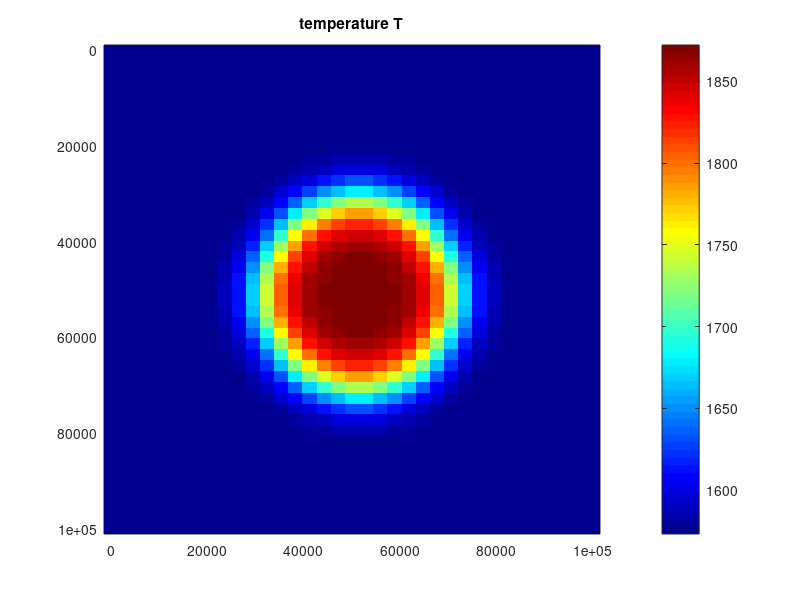

Here is the MATLAB script that generated this plot:
% 0 clear memory and figures
clear all % memory
clf % figures


% 1.1 define numerical model
xsize = 100000; % horizontal, in m
ysize = 100000; % vertical, in m
nx=35; % grid resolution in horizontal direction
ny=45;% grid resolution in vertical direction
k=3; % diffusivity
dx=xsize/(nx-1); % horizontal grid step in m
dy=ysize/(ny-1); % vertical grid step in m
xp=-dx/2:dx:xsize+dx/2;
yp=-dy/2:dy:ysize+dy/2;

% 2 Define sparse matrix L() and vector R()
N=(nx+1)*(ny+1)*3; % total number of unknowns
L=sparse(N, N); % coeff in the left side of equations
R=zeros(N,1); % values for the right hand side of eqns


RHOCP=sparse(ny+1, nx+1);
kRHOCP=sparse(ny+1, nx+1); % this is a matrix containing k/RHOCP
T=sparse(ny+1, nx+1);
for j=1:1:nx+1
    for i=1:1:ny+1
        radius = sqrt(((xsize+dx)/2-(j-1)*dx)^2 + ((ysize+dy)/2-dy*(i-1))^2);
        % sqrt(((xsize+dx)/2-xp(j))^2 + ((ysize+dy)/2-yp(i))^2); % distance from centre
        if (radius>= 20000)
            RHOCP(i, j) = 3300*1100; % density outside the radius of the plume
            T(i, j)=1573;
        else
            RHOCP(i, j) = 3200*1000; % density inside the plume
            T(i, j)=1873;
        end
        kRHOCP(i, j)=k/RHOCP(i, j);
    end
end

dt=dy^2/(4*max(max(kRHOCP))); % ny>nx => dy<dx => min is dy



for timestep=1:1:10


    % 3 composing global matrices
    for j=1:1:nx+1
        for i=1:1:ny+1
            gp=((j-1)*(ny+1)+i-1)*3+1;


            % temperature equation
            if(i<=2||j==2||i>=ny||j==nx)
                L(gp, gp)=1;
                R(gp, 1)=1573;
            elseif (j==1)
                L(gp, gp)=1;
                L(gp, gp+3*(ny+1))=-1;
                R(gp, 1)=0;
            elseif (j==nx+1)
                L(gp, gp)=1;
                L(gp, gp-3*(ny+1))=-1;
                R(gp, 1)=0;
            else
                L(gp, gp-3*(ny+1))=-dt*k/dx^2;
                L(gp, gp)=RHOCP(i, j)+2*dt*k/dy^2+2*dt*k/dx^2;
                L(gp, gp-3)=-dt*k/dy^2;
                L(gp, gp+3*(ny+1))=-dt*k/dx^2;
                L(gp, gp+3)=-dt*k/dy^2;
                R(gp, 1)=RHOCP(i, j)*T(i, j);
            end

        end
    end


    % 4 solve matrices
    S=L\R;


    % 5 reload solution into vx, vy, p
    T=zeros(ny+1, nx+1);
    for j=1:1:nx+1 % from 1 with step 1
        for i=1:1:ny+1
            % define global index of the current equation S
            gp=((j-1)*(ny+1)+i-1)*3+1;
            % reload S(kg) => p, vx, vy(i, j)
            T(i, j)= S(gp);
        end
    end
end

figure(1); clf
pcolor(xp, yp, T) ; colormap('Jet')
title('temperature T')
shading flat
colorbar
axis ij

disp(T(17, 15));